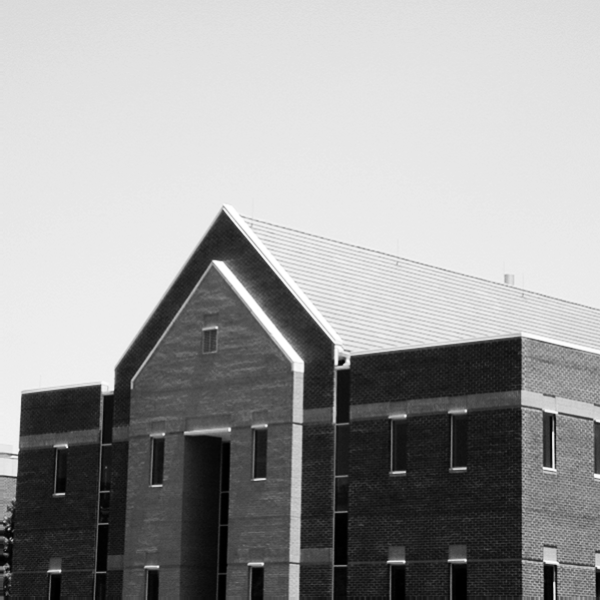
#> input picture Assignment_31/Input/building.png, 600 x 600 px, found by its file name
$ python Ex_4.py
#> lines starting #> are read from the running program, lines starting #| are printed output that depends on the picture
import numpy as np
import cv2

image_gray=cv2.imread("Assignment_31/Input/building.png", cv2.IMREAD_GRAYSCALE)
#> image_gray is the input picture: shape (600, 600); min 0, max 255, mean 155.8
# image_gray=cv2.cvtColor(image, cv2.COLOR_BGR2GRAY)
rows , cols = image_gray.shape
#> rows = 600; cols = 600
result_Vr = np.zeros((rows,cols))
result_Hr = np.zeros((rows,cols))

kernel_Vr = np.array([[-1, 0, 1],
                   [-1, 0, 1],
                   [-1, 0, 1]])

kernel_Hr = np.array([[-1, -1, -1],
                      [ 0 , 0, 0],
                      [ 1, 1, 1 ]])

for i in range(1 , rows-1):
    for j in range(1 , cols-1):
        small = image_gray[i-1:i+2 , j-1:j+2]
        result_Hr[i,j] = np.sum(small*kernel_Hr)
        result_Vr[i,j] = np.sum(small*kernel_Vr)
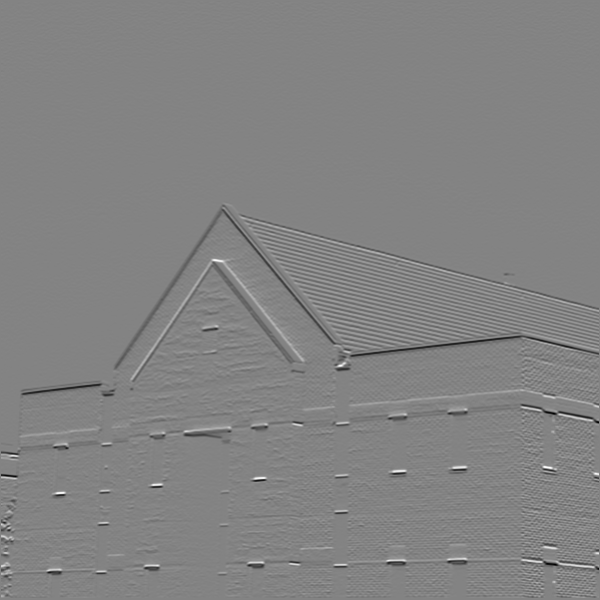
#> result_Hr: shape (600, 600) float64; min -571, max 537, mean -1.7; drawn with min black and max white
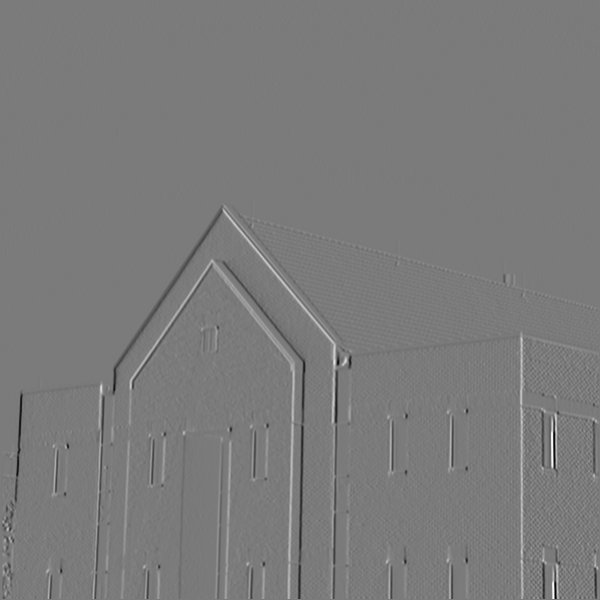
#> result_Vr: shape (600, 600) float64; min -649, max 693, mean -0.2; drawn with min black and max white

result = np.concatenate((image_gray,result_Vr,result_Hr),axis=1)
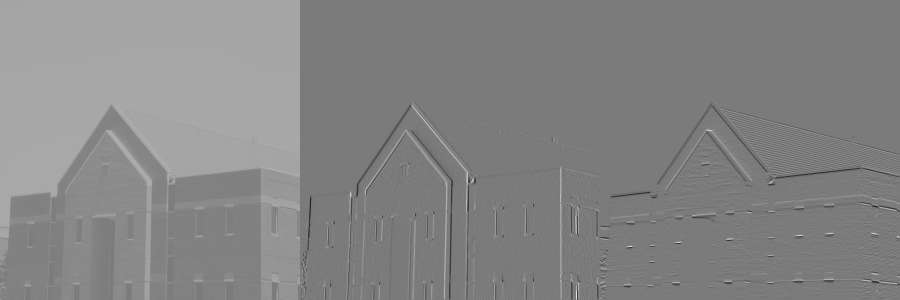
#> result: shape (600, 1800) float64 (shown at 1/2 size); min -649, max 693, mean 51.3; drawn with min black and max white
cv2.imshow("result",result)
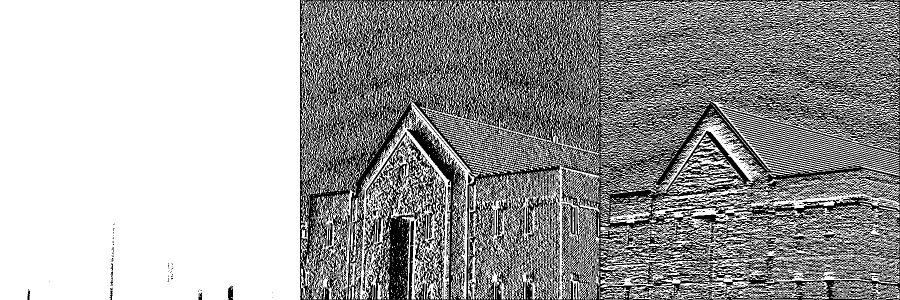
#> window 'result': shape (600, 1800) (shown at 1/2 size); 63.1% white; black in thin lines or dots
cv2.waitKey()
cv2.imwrite("Assignment_31/output/Edge_Hv.jpg",result)
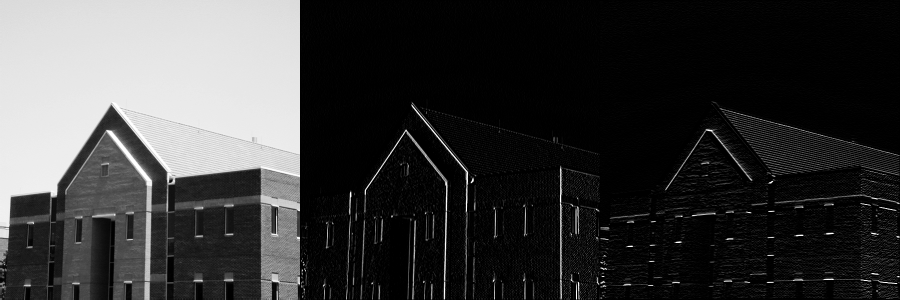
#> saved as Edge_Hv.jpg: shape (600, 1800) (shown at 1/2 size); min 0, max 255, mean 56.9

$ run again, with Assignment_31/Input/xray_noisy.png copied over Assignment_31/Input/building.png
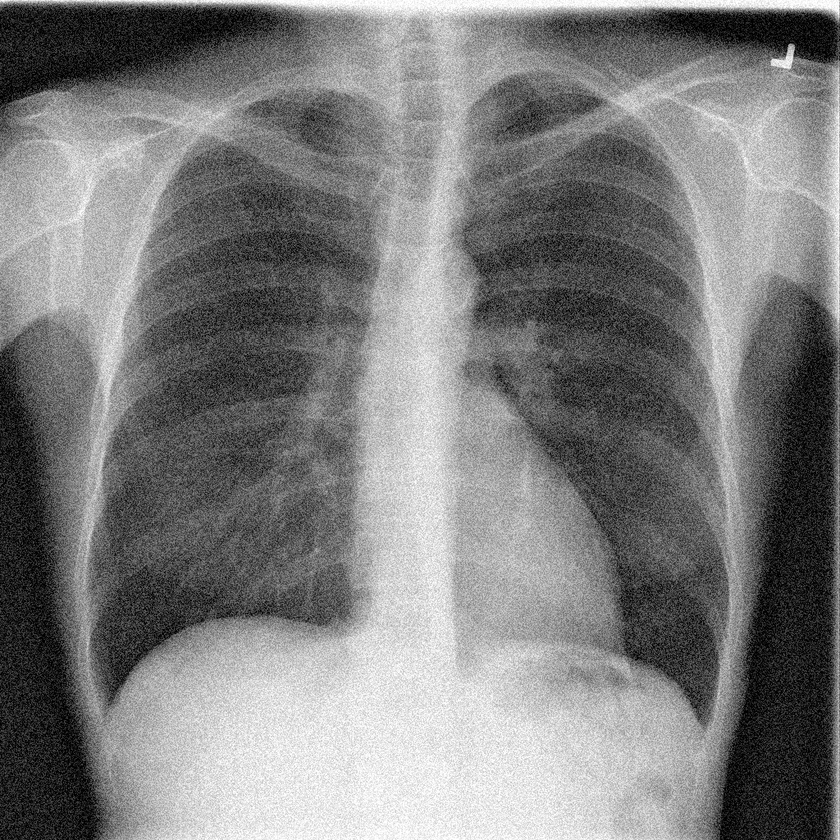
#> input picture Assignment_31/Input/xray_noisy.png, 840 x 840 px, shrunk from 1024 x 1024 before the run, found by its file name
#> image_gray is the input picture: shape (840, 840); min 0, max 255, mean 125.7
#> `cv2.imshow("result",result)`:
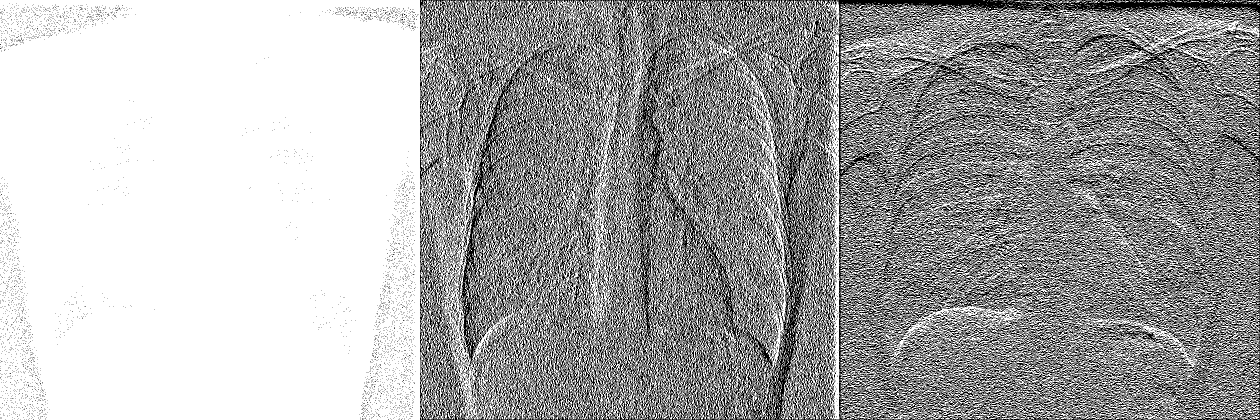
#> window 'result': shape (840, 2520) (shown at 1/2 size); 66.1% white; black in thin lines or dots
#> `cv2.imwrite("Assignment_31/output/Edge_Hv.jpg",result)`:
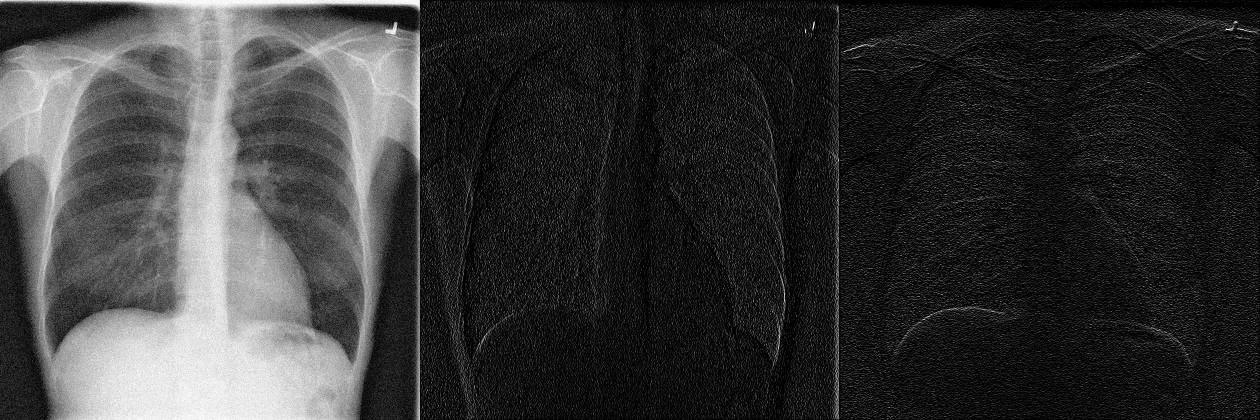
#> saved as Edge_Hv.jpg: shape (840, 2520) (shown at 1/2 size); min 0, max 255, mean 54.9
